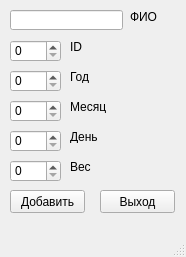
<?xml version="1.0" encoding="UTF-8"?>
<ui version="4.0">
 <class>Vvod</class>
 <widget class="QMainWindow" name="Vvod">
  <property name="geometry">
   <rect>
    <x>0</x>
    <y>0</y>
    <width>186</width>
    <height>257</height>
   </rect>
  </property>
  <property name="windowTitle">
   <string>MainWindow</string>
  </property>
  <widget class="QWidget" name="centralwidget">
   <widget class="QSpinBox" name="spinBox_5">
    <property name="geometry">
     <rect>
      <x>10</x>
      <y>160</y>
      <width>51</width>
      <height>22</height>
     </rect>
    </property>
   </widget>
   <widget class="QSpinBox" name="spinBox">
    <property name="geometry">
     <rect>
      <x>10</x>
      <y>40</y>
      <width>51</width>
      <height>22</height>
     </rect>
    </property>
   </widget>
   <widget class="QSpinBox" name="spinBox_4">
    <property name="geometry">
     <rect>
      <x>10</x>
      <y>130</y>
      <width>51</width>
      <height>22</height>
     </rect>
    </property>
   </widget>
   <widget class="QPushButton" name="pushButton_2">
    <property name="geometry">
     <rect>
      <x>100</x>
      <y>190</y>
      <width>75</width>
      <height>23</height>
     </rect>
    </property>
    <property name="text">
     <string>Выход</string>
    </property>
   </widget>
   <widget class="QLineEdit" name="lineEdit">
    <property name="geometry">
     <rect>
      <x>10</x>
      <y>10</y>
      <width>113</width>
      <height>20</height>
     </rect>
    </property>
    <property name="text">
     <string/>
    </property>
   </widget>
   <widget class="QPushButton" name="pushButton">
    <property name="geometry">
     <rect>
      <x>10</x>
      <y>190</y>
      <width>75</width>
      <height>23</height>
     </rect>
    </property>
    <property name="text">
     <string>Добавить</string>
    </property>
   </widget>
   <widget class="QSpinBox" name="spinBox_2">
    <property name="geometry">
     <rect>
      <x>10</x>
      <y>70</y>
      <width>51</width>
      <height>22</height>
     </rect>
    </property>
   </widget>
   <widget class="QSpinBox" name="spinBox_3">
    <property name="geometry">
     <rect>
      <x>10</x>
      <y>100</y>
      <width>51</width>
      <height>22</height>
     </rect>
    </property>
   </widget>
   <widget class="QLabel" name="label">
    <property name="geometry">
     <rect>
      <x>130</x>
      <y>10</y>
      <width>47</width>
      <height>13</height>
     </rect>
    </property>
    <property name="text">
     <string>ФИО</string>
    </property>
   </widget>
   <widget class="QLabel" name="label_2">
    <property name="geometry">
     <rect>
      <x>70</x>
      <y>40</y>
      <width>47</width>
      <height>13</height>
     </rect>
    </property>
    <property name="text">
     <string>ID</string>
    </property>
   </widget>
   <widget class="QLabel" name="label_3">
    <property name="geometry">
     <rect>
      <x>70</x>
      <y>70</y>
      <width>47</width>
      <height>13</height>
     </rect>
    </property>
    <property name="text">
     <string>Год</string>
    </property>
   </widget>
   <widget class="QLabel" name="label_4">
    <property name="geometry">
     <rect>
      <x>70</x>
      <y>100</y>
      <width>47</width>
      <height>13</height>
     </rect>
    </property>
    <property name="text">
     <string>Месяц</string>
    </property>
   </widget>
   <widget class="QLabel" name="label_5">
    <property name="geometry">
     <rect>
      <x>70</x>
      <y>130</y>
      <width>47</width>
      <height>13</height>
     </rect>
    </property>
    <property name="text">
     <string>День</string>
    </property>
   </widget>
   <widget class="QLabel" name="label_6">
    <property name="geometry">
     <rect>
      <x>70</x>
      <y>160</y>
      <width>47</width>
      <height>13</height>
     </rect>
    </property>
    <property name="text">
     <string>Вес</string>
    </property>
   </widget>
  </widget>
  <widget class="QMenuBar" name="menubar">
   <property name="geometry">
    <rect>
     <x>0</x>
     <y>0</y>
     <width>186</width>
     <height>21</height>
    </rect>
   </property>
  </widget>
  <widget class="QStatusBar" name="statusbar"/>
 </widget>
 <resources/>
 <connections/>
</ui>
